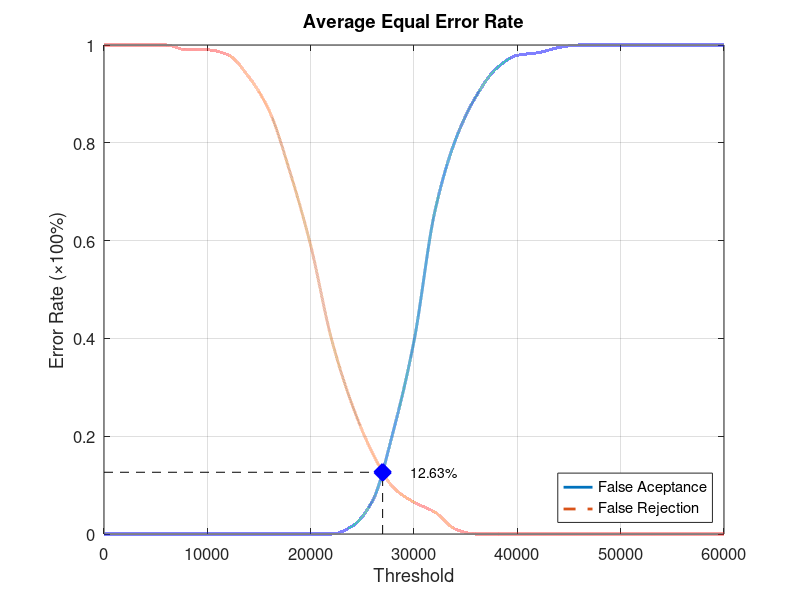
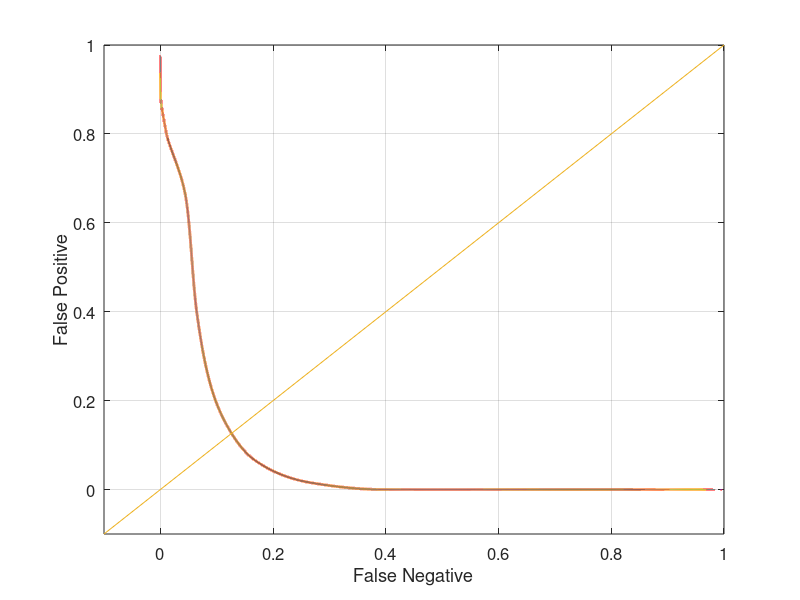

Recreate these plots in MATLAB, in order.
function yEER = Database4_3
close all;
clear;
clc;
x = 0:2000:60000;
xq = 0:0.5:60000;

y0 = [0 0 0 0 0 0 0 0 0 0 0 0 0.0157895 0.0684211 0.210526 0.394737 0.657895 0.805263 0.894737 0.952632 0.978947 0.984211 0.994737 1 1 1 1 1 1 1 1];
yy0 = interp1(x, y0, xq, 'pchip');
y1 = [1 1 1 1 0.99 0.99 0.98 0.935 0.865 0.74 0.59 0.4 0.265 0.165 0.095 0.065 0.045 0.01 0 0 0 0 0 0 0 0 0 0 0 0 0];
yy1 = interp1(x, y1, xq, 'pchip');

% Calculating EER: 
y2 = abs(y0 - y1);
find(y2 == min(y2))
yy2 = abs(yy0 - yy1);
xEER = find(yy2 == min(yy2));
xEERIndex = xq(xEER) % X-axis EER
yEER = yy0(xEER) % Y-axis EER

main = figure
plot(xq, yy0,'-','LineWidth', 2);	hold on
plot(xq, yy1,'--','LineWidth', 2);	hold on
plot([xEERIndex xEERIndex], [0 yEER], 'k--');	hold on
plot([0 xEERIndex], [yEER yEER], 'k--');	hold on
plot(xEERIndex, yEER, 'bx', 'LineWidth', 10);	hold on
text(xEERIndex + 10 * xEERIndex / 100, yEER, [num2str(round((10000 * yEER)) / 100) '%'])
legend('False Aceptance', 'False Rejection', 'Location', 'SouthEast')
xlabel('Threshold')
ylabel('Error Rate (\times100%)')
title('Average Equal Error Rate')
set(gca, 'FontSize', 12)
axis([0 60000 0 1])
grid on

print(main, 'Database4_3Main', '-dpng');
FNRxFPR = figure('Color', [1 1 1]);
plot(yy1, yy0, '-', yy1, yy0, 'LineWidth', 2);
hold on
y = -0.1:0.1:1
plot(y, y); 
set(gca, 'FontSize', 12)
xlabel('False Negative')
ylabel('False Positive')
axis([-0.1 1 -0.1 1])
set(gca, 'FontSize', 12)
grid on

print(FNRxFPR, 'Database4_3FNRxFPR','-dpng');
end
